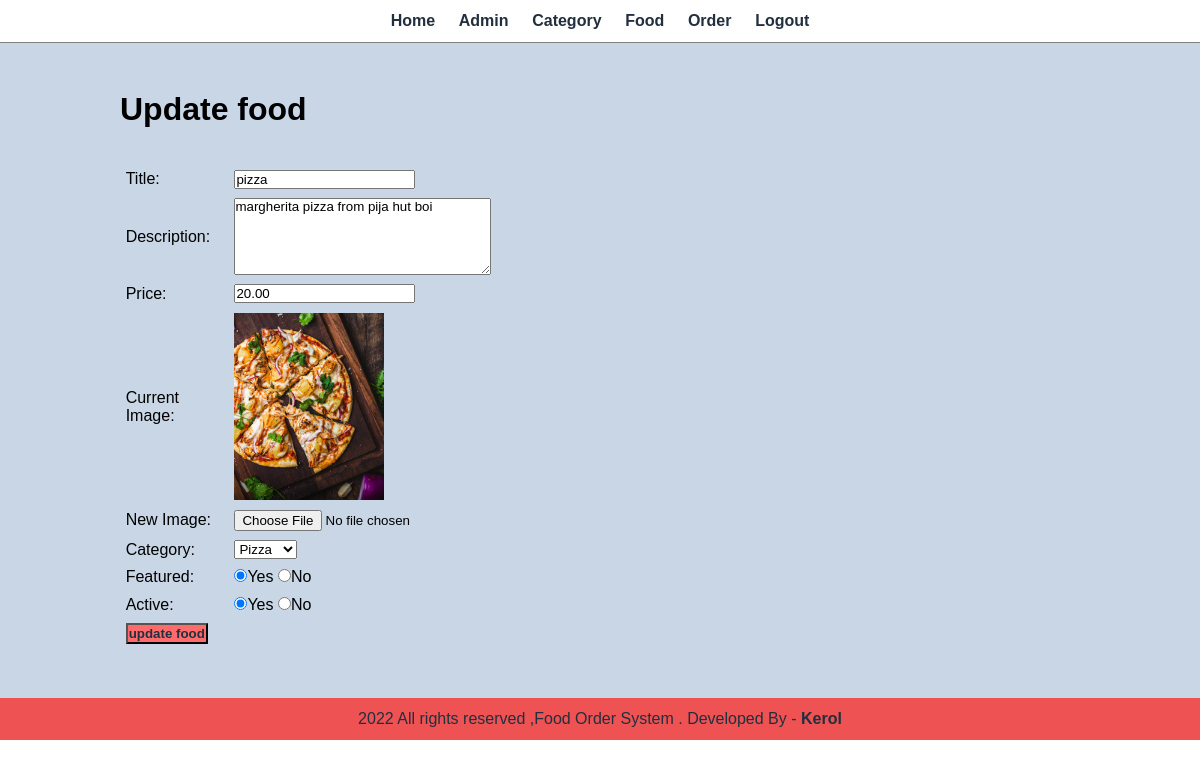
The page /admin/update-food.php?id=6 (signed in) on the database its author committed.
### tables this page shows
CREATE TABLE `tbl_food` (
  `id` int(10) UNSIGNED NOT NULL,
  `title` varchar(100) NOT NULL,
  `description` text NOT NULL,
  `price` decimal(10,2) NOT NULL,
  `image_name` varchar(255) NOT NULL,
  `category_id` int(10) UNSIGNED NOT NULL,
  `featured` varchar(10) NOT NULL,
  `active` varchar(10) NOT NULL
);

CREATE TABLE `tbl_category` (
  `id` int(10) UNSIGNED NOT NULL,
  `title` varchar(100) NOT NULL,
  `image_name` varchar(255) NOT NULL,
  `featured` varchar(10) NOT NULL,
  `active` varchar(10) NOT NULL
);

### admin/update-food.php (the view, shortened to what this page needs)
<?php include('partials/menu.php'); ?>
<div class="main-content">
    <div class="wrapper">
        <h1>Update food</h1>
        <br><br>
        <?php
        if(isset($_GET['id']))
        {
            $id = $_GET['id'];
            $sql2 = "SELECT * FROM tbl_food WHERE id=$id";
        $res2 = mysqli_query($conn , $sql2);
            $row2 = mysqli_fetch_assoc($res2);
                $title = $row2['title'];
                $description = $row2['description'];
                $price = $row2['price'];
                $current_image = $row2['image_name'];
                $current_category = $row2['category_id'];
                $featured = $row2['featured'];
                $active = $row2['active'];
        }
        else
        {
            header('Location:'.SITEURL.'admin/manage-food.php');
        }
        ?>
        <form method="POST" action="" enctype="multipart/form-data">
        <table class="tbl-30">
            <tr>
                <td>Title: </td>
                <td>
                    <input type="text" name="title" value="<?php echo $title; ?>">
                </td>
            </tr>
            <tr>
                <td>Description: </td>
                <td>
                <textarea name="description" cols="30" rows="5" value="<?php echo $description; ?>"><?php echo $description; ?></textarea>
                </td>
            </tr>
            <tr>
                <td>Price: </td>
                <td>
                    <input type="number" name="price" value="<?php echo $price; ?>">
                </td>
            </tr>
            <tr>
                <td>Current Image: </td>
                <td>
                    <?php
                    if($current_image != "")
                    {
                        ?>
                        <img src="<?php echo SITEURL; ?>images/food/<?php echo $current_image; ?>" width="150px">
                        <?php
                    }
                    else
                    {
                        echo "<div class='error'>image not added</div>";
                    }
                    ?>
                </td>
            </tr>
            <tr>
                <td>New Image: </td>
                <td>
                    <input type="file" name="image" value="">
                </td>
            </tr>
            <tr>
                <td>Category: </td>
                <td>
                    <select name="category">
                        <?php
                        $sql = "SELECT * FROM tbl_category WHERE active='Yes' ";
                        $res = mysqli_query($conn , $sql);
                        $count = mysqli_num_rows($res);
                        if($count>0)
                        {
                         while($row = mysqli_fetch_array($res))
                         {
                             $category_id = $row['id'];
                             $category_title = $row['title'];
                            ?>
                             <option <?php if($current_category == $category_id) {echo 'selected';} ?> value="<?php echo $category_id; ?>"><?php echo $category_title; ?></option>
                            <?php
                         }
                     }
                     else
                     {
                         ?>
                        <option value="0">No Category Found</option>
                        <?php
                     }
                        ?>
                    </select>
            <tr>
                <td>Featured: </td>
                <td>
                    <input <?php if($featured=="Yes"){echo "checked";} ?> type="radio" name="featured" value="Yes">Yes
                    <input <?php if($featured=="No"){echo "checked";} ?> type="radio" name="featured" value="No">No
                </td>
            </tr>
            <tr>
                <td>Active: </td>
                <td>
                    <input  <?php if($active=="Yes"){echo "checked";} ?> type="radio" name="active" value="Yes">Yes
                    <input  <?php if($active=="No"){echo "checked";} ?> type="radio" name="active" value="No">No
                </td>
            </tr>
            <tr>
                <td>
                <input type="submit" name="submit" value="update food" class="btn-primary">
                </td>
            </tr>
        </table>
        </form>
    </div>
</div>
<?php include('partials/footer.php'); ?>

### css/admin.css (style rules this page uses)
* { margin: 0; padding:0; font-family: Arial, Helvetica, sans-serif; }
.wrapper { padding: 1%; width: 80%; margin: 0 auto; }
.tbl-30 { wifth: 30%; }
table tr td { padding: 1%; }
.btn-primary { background-color: #ff6b6b; padding: 1%; color: #222f3e; text-decoration: none; font-weight: bold; }
.main-content { background-color: #c8d6e5; padding: 3% 0 }

### rows shown on the page
tbl_food: title "pizza", description "margherita pizza from pija hut boi", price "20.00", image_name (picture), category "Pizza", featured "☑", active "☑"
